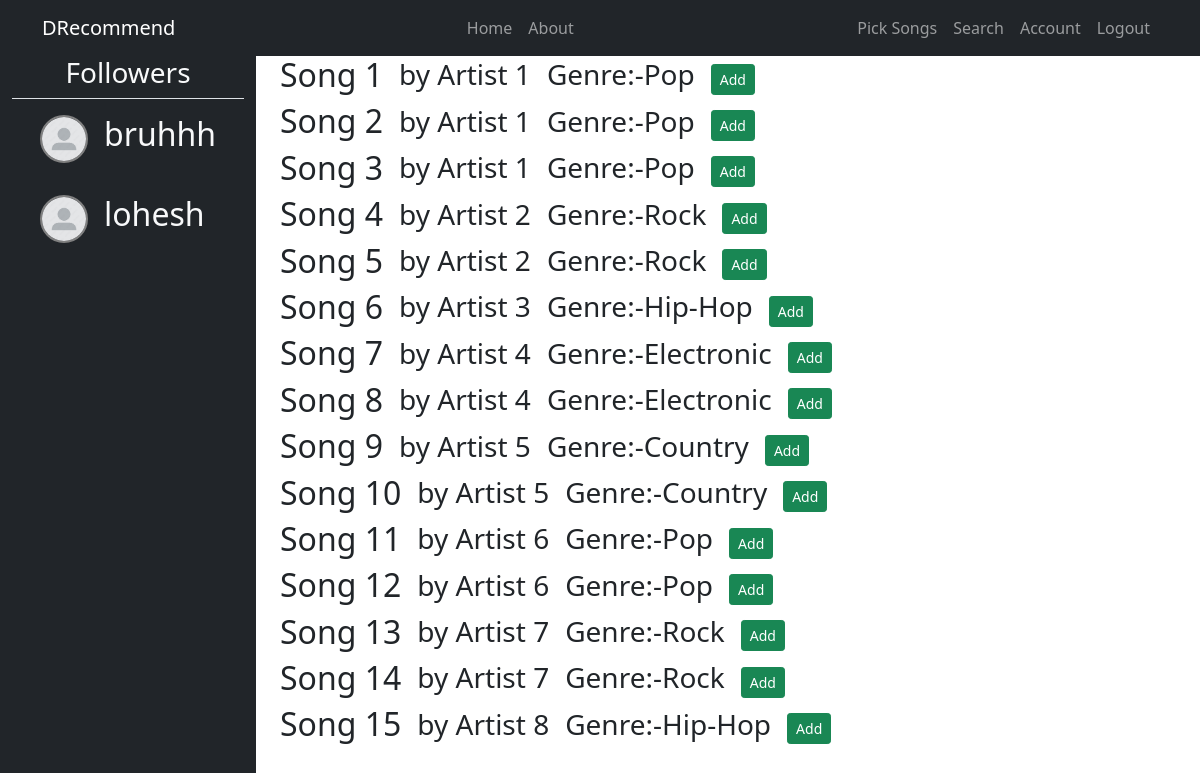
Page /pick_songs (signed in) on the committed database.
### DRecommend/models.py (models this page shows)
class Follower(db.Model):
    id = db.Column(db.Integer, primary_key=True)
    username = db.Column(db.String(20), unique=True, nullable=False)
    email = db.Column(db.String(120), unique=True, nullable=False)
    image_file = db.Column(db.String(20), nullable=False, default='default.jpg')
    follower_user_id= db.Column(db.Integer, nullable=False)
    following_id= db.Column(db.Integer, db.ForeignKey('user.id'), nullable=False)

class Song(db.Model):
    id = db.Column(db.Integer, primary_key=True)
    song_name = db.Column(db.String(20), unique=True, nullable=False)
    artist = db.Column(db.String(20), nullable=False)
    rating = db.Column(db.Float, nullable=False)
    genre = db.Column(db.String(20), nullable=False)

### DRecommend/routes.py (the view)
@app.route("/pick_songs", methods=['GET', 'POST'])
@login_required
def pick_songs():
    current=User.query.filter_by(username=current_user.username).first()
    followers=current.followers
    songs=Song.query.all()
    return render_template('pick_song.html',songs=songs,user=current,followers=followers)

### DRecommend/models.py (called while the page is built)
@login_manager.user_loader
def load_user(user_id):
    return User.query.get(int(user_id))

### DRecommend/templates/pick_song.html
{% extends "layout.html" %}
{% block content %}
    <div class="d-flex flex-column align-items-center">
    {% for song in songs %}
        <div class="container border-dark d-flex justify-content-start align-items-center gap-3 ">
            <h2>{{ song.song_name }}</h2>
            <h3>by <span>{{song.artist}}</span></h3>
            <h3>  Genre:-<span>{{song.genre}}</span></h3>
            <div>
                <a class="btn btn-success btn-sm mt-1 mb-1" href="{{ url_for('add_song', user_id=user.id, song_id=song.id) }}">Add</a>
            </div>
        </div>
    {% endfor %}
    </div>
{% endblock %}

### DRecommend/templates/layout.html (shortened to what this page needs)
<!DOCTYPE html>
<html lang="en">
<head>
    <link rel="stylesheet" href="{{ url_for('static', filename='css/main.css') }}">
    <link href="https://cdn.jsdelivr.net/npm/bootstrap@5.0.2/dist/css/bootstrap.min.css" rel="stylesheet">
</head>
<body>
    <header>
        <nav class="navbar navbar-expand navbar-dark bg-dark">
            <div class="container">
                <a href="" class="navbar-brand">DRecommend</a>
                <ul class="navbar-nav">
                    <li class="nav-item"><a href="{{ url_for('home') }}" class="nav-link">Home</a></li>
                    <li class="nav-item"><a href="" class="nav-link">About</a></li>
                </ul>
                <ul class="navbar-nav">
                    {% if current_user.is_authenticated %}
                        <li class="nav-item"><a href="{{ url_for('pick_songs') }}" class="nav-link">Pick Songs</a></li>
                        <li class="nav-item"><a href="{{ url_for('search') }}" class="nav-link">Search</a></li>
                        <li class="nav-item"><a href="{{ url_for('account') }}" class="nav-link">Account</a></li>
                        <li class="nav-item"><a href="{{ url_for('logout') }}" class="nav-link">Logout</a></li>
                    {% else %}
                        <li class="nav-item"><a href="{{ url_for('register') }}" class="nav-link">Register</a></li>
                        <li class="nav-item"><a href="{{ url_for('login') }}" class="nav-link">Login</a></li>
                    {% endif %}
                </ul>
            </div>
        </nav>
    </header>
    <main class="main-wrapper">
        {% if current_user.is_authenticated %}
        <aside class="bg-dark d-flex flex-column align-items-stretch container-fluid">
            <div class="text-center container text-light border-bottom"><h3>Followers</h3></div>
            <div class="d-flex flex-column width">
                {% if followers %}
                    {% for follower in followers %}
                    <div class="container border-dark d-flex justify-content-start gap-3 m-3">
                        <a href="{{url_for('user_account',user_id=follower.follower_user_id)}}">
                            <img class="display-img" src="{{url_for('static',filename='profile_pics/'+ follower.image_file)}}" alt="">
                        </a>
                        <div class="display-content">
                            <h2><span class="text-light">{{follower.username}}</span></h2>
                        </div>
                    </div>
                    {% endfor %}
                {% endif %}
            </div>
        </aside>
        {% else %}
        <aside></aside>
        {% endif %}
        <main class="main-content container">
            {% block content %}
            {% endblock %}
        </main>
        <aside></aside>
    </main>
</body>
</html>

### DRecommend/static/css/main.css (style rules this page uses)
body { min-height: 100vh; }
.main-wrapper { min-height: 100vh; display: grid; grid-template-columns: 1fr 3fr 1fr; }
.display-img { border-radius: 50%; border: 2px solid gray; width: 3rem; height: 3rem; }

### rows in the picture
Follower: image_file (placeholder picture), username "bruhhh"
Follower: image_file (placeholder picture), username "lohesh"
Song: song_name "Song 1", artist "Artist 1", genre "Pop"
Song: song_name "Song 2", artist "Artist 1", genre "Pop"
Song: song_name "Song 3", artist "Artist 1", genre "Pop"
Song: song_name "Song 4", artist "Artist 2", genre "Rock"
Song: song_name "Song 5", artist "Artist 2", genre "Rock"
Song: song_name "Song 6", artist "Artist 3", genre "Hip-Hop"
Song: song_name "Song 7", artist "Artist 4", genre "Electronic"
Song: song_name "Song 8", artist "Artist 4", genre "Electronic"
Song: song_name "Song 9", artist "Artist 5", genre "Country"
Song: song_name "Song 10", artist "Artist 5", genre "Country"
Song: song_name "Song 11", artist "Artist 6", genre "Pop"
Song: song_name "Song 12", artist "Artist 6", genre "Pop"
Song: song_name "Song 13", artist "Artist 7", genre "Rock"
Song: song_name "Song 14", artist "Artist 7", genre "Rock"
Song: song_name "Song 15", artist "Artist 8", genre "Hip-Hop"
